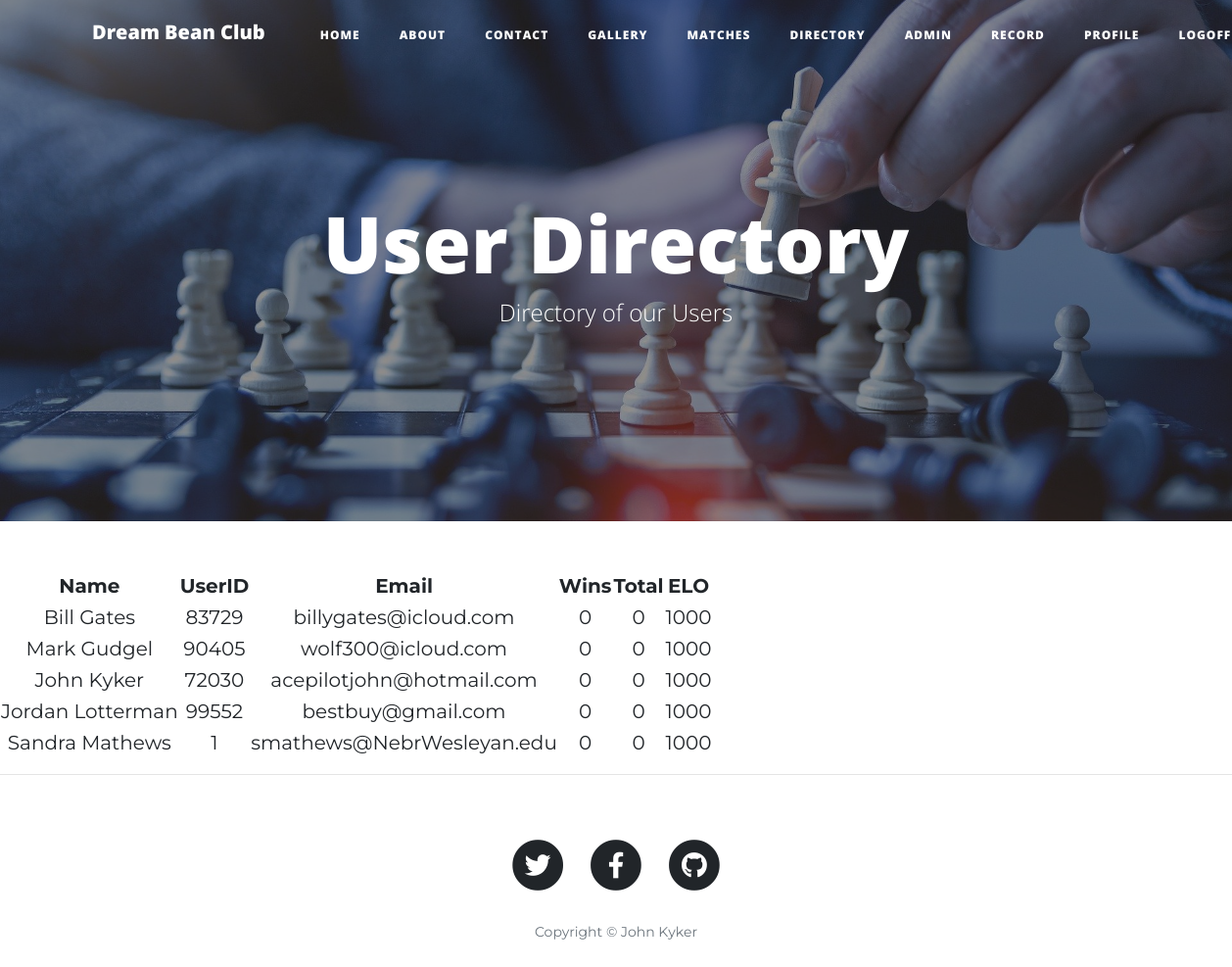
Page /user_manager?action=list_user (signed in) on the committed database.
### tables this page shows
CREATE TABLE `users` (
  `id` int(4) NOT NULL,
  `firstName` varchar(64) NOT NULL,
  `lastName` varchar(64) NOT NULL,
  `user_id` int(6) NOT NULL,
  `usertype` int(4) NOT NULL DEFAULT 1,
  `email` varchar(128) NOT NULL,
  `password` varchar(256) NOT NULL,
  `win` int(6) NOT NULL DEFAULT 0,
  `total` int(6) NOT NULL DEFAULT 0,
  `newsletter` tinyint(1) NOT NULL DEFAULT 0,
  `elo` int(5) DEFAULT 1000
);

### model/user_db.php (called while the page is built, shortened)
<?php
class UserDB {
    public static function getUsers() {
      $db = Database::getDB();
      $query = 'SELECT * FROM users
                ORDER BY lastName';
      $statement = $db->prepare($query);
      $statement->execute();
      $rows = $statement->fetchAll();
      $users = array();
      foreach($rows as $row) {
          $i = new User(
            $row['firstName'], $row['lastName'], $row['user_id'], $row['usertype'], $row['email'],
            $row['password'], $row['win'], $row['total'], $row['newsletter'], $row['elo']);
          $i->setID($row['id']);
          $users[] = $i;
      }
      return $users;
  }
}
?>

### model/user.php (called while the page is built, shortened)
<?php
class User {
    private $id, $first_name, $last_name, $user_id, $usertype, $email, $password, $win, $total, $newsletter, $elo;
    public function __construct($first_name, $last_name, $user_id, $usertype, $email, $password, $win, $total, $newsletter, $elo) {
        $this->first_name = $first_name;
        $this->last_name = $last_name;
        $this->user_id = $user_id;
        $this->email = $email;
        $this->win = $win;
        $this->total = $total;
        $this->elo = $elo;
    }
    public function getUserID() {
        return $this->user_id;
    }
    public function getFullName() {
        return $this->first_name . ' ' . $this->last_name;
    }
    public function getEmail() {
        return $this->email;
    }
    public function getWin() {
        return $this->win;
    }
    public function getTotal() {
        return $this->total;
    }
    public function getELO() {
        return $this->elo;
    }
}
?>

### user_manager/user_directory.php (the view, shortened to what this page needs)
<?php
require_once '../view/header.php';
?>
  <header class="masthead" id="directory_masthead">
    <div class="overlay"></div>
    <div class="container">
      <div class="row">
        <div class="col-lg-8 col-md-10 mx-auto">
          <div class="page-heading">
            <h1>User Directory</h1>
            <span class="subheading">Directory of our Users</span>
          </div>
        </div>
      </div>
    </div>
  </header>
  <table>
            <tr>
                <th>Name</th>
                <th>UserID</th>
                <th>Email</th>
                <th>Wins</th>
                <th>Total</th>
                <th>ELO</th>
            </tr>
            <?php foreach ($users as $user) : ?>
                <tr>
                    <td><?php echo htmlspecialchars($user->getFullName()); ?></td>
                    <td><?php echo htmlspecialchars($user->getUserID()); ?></td>
                    <td><?php echo htmlspecialchars($user->getEmail()); ?></td>
                    <td><?php echo htmlspecialchars($user->getWin()); ?></td>
                    <td><?php echo htmlspecialchars($user->getTotal()); ?></td>
                    <td><?php echo htmlspecialchars($user->getELO()); ?></td>
                </tr>
            <?php endforeach; ?>
        </table>
  <hr>
  <?php require_once '../view/footer.php'; ?>
</body>
</html>

### css/site.css (style rules this page uses)
h1, h2, h3, h4, h5, h6 { font-weight: 800; font-family: 'Open Sans', 'Helvetica Neue', Helvetica, Arial, sans-serif; }
header.masthead { margin-bottom: 50px; background: no-repeat center center; background-color: #868e96; background-attachment: scroll; position: relative; background-size: cover; }
header.masthead .overlay { position: absolute; top: 0; left: 0; height: 100%; width: 100%; background-color: #212529; opacity: 0.5; }
header.masthead .page-heading, header.masthead .post-heading, header.masthead .site-heading { padding: 200px 0 150px; color: white; }
@media only screen and (min-width: 768px) { header.masthead .page-heading, header.masthead .post-heading, header.masthead .site-heading { padding: 200px 0; } }
header.masthead .page-heading, header.masthead .site-heading { text-align: center; }
header.masthead .page-heading h1, header.masthead .site-heading h1 { font-size: 50px; margin-top: 0; }
header.masthead .page-heading .subheading, header.masthead .site-heading .subheading { font-size: 24px; font-weight: 300; line-height: 1.1; display: block; margin: 10px 0 0; font-family: 'Open Sans', 'Helvetica Neue', Helvetica, Arial, sans-serif; }
@media only screen and (min-width: 768px) { header.masthead .page-heading h1, header.masthead .site-heading h1 { font-size: 80px; } }
header { background: #9D6C33; }
header::after { content: ''; display: table; clear: both; }
#directory_masthead { background-image: url('../img/directory-bg.jpg'); }
table { text-align: center; }

### rows in the picture
users: $user->getFullName() "Bill Gates", user "83729", email "billygates@icloud.com", win "0", total "0", elo "1000"
users: $user->getFullName() "Mark Gudgel", user "90405", email "wolf300@icloud.com", win "0", total "0", elo "1000"
users: $user->getFullName() "John Kyker", user "72030", email "acepilotjohn@hotmail.com", win "0", total "0", elo "1000"
users: $user->getFullName() "Jordan Lotterman", user "99552", email "bestbuy@gmail.com", win "0", total "0", elo "1000"
users: $user->getFullName() "Sandra Mathews", user "1", email "smathews@NebrWesleyan.edu", win "0", total "0", elo "1000"
